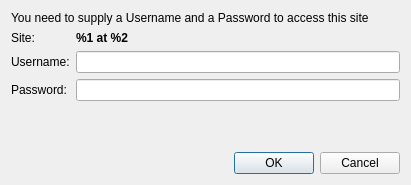
<?xml version="1.0" encoding="UTF-8"?>
<ui version="4.0">
 <class>Dialog</class>
 <widget class="QDialog" name="Dialog">
  <property name="geometry">
   <rect>
    <x>0</x>
    <y>0</y>
    <width>411</width>
    <height>185</height>
   </rect>
  </property>
  <property name="windowTitle">
   <string>Http authentication required - MatCrossBible</string>
  </property>
  <layout class="QGridLayout">
   <item row="0" column="0" colspan="2">
    <widget class="QLabel" name="label">
     <property name="text">
      <string>You need to supply a Username and a Password to access this site</string>
     </property>
     <property name="wordWrap">
      <bool>false</bool>
     </property>
    </widget>
   </item>
   <item row="2" column="0">
    <widget class="QLabel" name="label_2">
     <property name="text">
      <string>Username:</string>
     </property>
    </widget>
   </item>
   <item row="2" column="1">
    <widget class="QLineEdit" name="userEdit"/>
   </item>
   <item row="3" column="0">
    <widget class="QLabel" name="label_3">
     <property name="text">
      <string>Password:</string>
     </property>
    </widget>
   </item>
   <item row="3" column="1">
    <widget class="QLineEdit" name="passwordEdit">
     <property name="echoMode">
      <enum>QLineEdit::Password</enum>
     </property>
    </widget>
   </item>
   <item row="5" column="0" colspan="2">
    <widget class="QDialogButtonBox" name="buttonBox">
     <property name="orientation">
      <enum>Qt::Horizontal</enum>
     </property>
     <property name="standardButtons">
      <set>QDialogButtonBox::Cancel|QDialogButtonBox::Ok</set>
     </property>
    </widget>
   </item>
   <item row="1" column="0">
    <widget class="QLabel" name="label_4">
     <property name="text">
      <string>Site:</string>
     </property>
    </widget>
   </item>
   <item row="1" column="1">
    <widget class="QLabel" name="siteDescription">
     <property name="font">
      <font>
       <weight>75</weight>
       <bold>true</bold>
      </font>
     </property>
     <property name="text">
      <string>%1 at %2</string>
     </property>
     <property name="wordWrap">
      <bool>true</bool>
     </property>
    </widget>
   </item>
   <item row="4" column="0">
    <spacer>
     <property name="orientation">
      <enum>Qt::Vertical</enum>
     </property>
     <property name="sizeHint" stdset="0">
      <size>
       <width>20</width>
       <height>40</height>
      </size>
     </property>
    </spacer>
   </item>
  </layout>
 </widget>
 <resources/>
 <connections/>
</ui>
